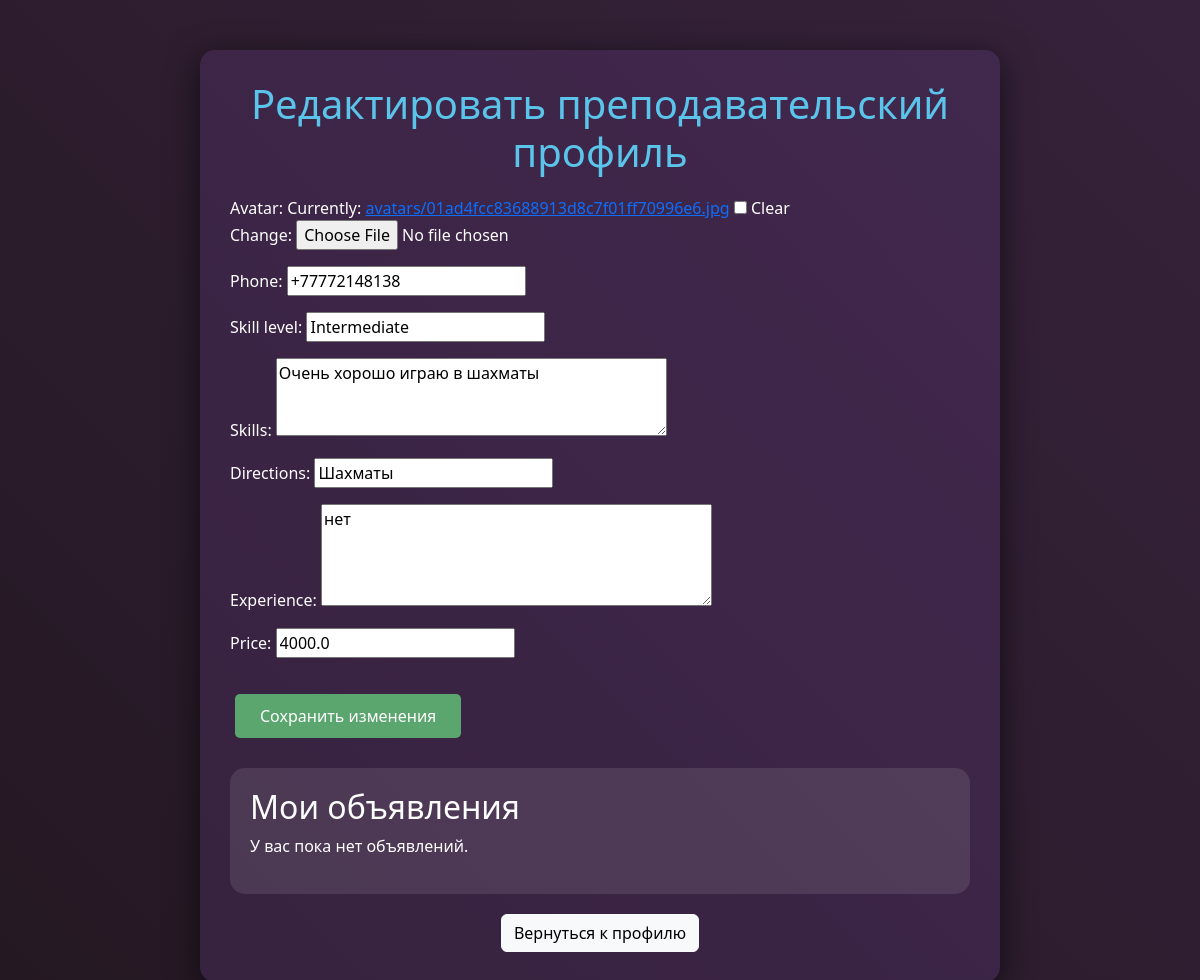
The page /teacher/profile/ (signed in) on the database its author committed.
### main/models.py (models this page shows, shortened)
class Teacher(models.Model):
    user = models.ForeignKey(settings.AUTH_USER_MODEL, on_delete=models.CASCADE)
    name = models.CharField(max_length=255, default="")
    phone = models.CharField(max_length=20)
    skill_level = models.CharField(
        max_length=20,
        choices=[('Beginner', 'Beginner'), ('Intermediate', 'Intermediate'), ('Advanced', 'Advanced')],
        default='Beginner'
    )
    directions = models.TextField()
    skills = models.TextField()
    experience = models.TextField()
    price = models.FloatField()
    avatar = models.ImageField(upload_to='avatars/', blank=True, null=True)

### main/views.py (the view)
# urls.py: path('teacher/profile/', my_teacher_profile, name='my_teacher_profile'),
@login_required
def my_teacher_profile(request):
    teacher = Teacher.objects.filter(user=request.user).first()
    if not teacher:
        return redirect('profile')
    teacher_ads = []
    if request.method == 'POST':
        form = TeacherProfileForm(request.POST, request.FILES, instance=teacher)
        if form.is_valid():
            form.save()
            return redirect('my_teacher_profile')
    else:
        form = TeacherProfileForm(instance=teacher)
    return render(request, 'main/my_teacher_profile.html', {'form': form, 'teacher_ads': teacher_ads})

### main/forms.py
class TeacherProfileForm(forms.ModelForm):
    class Meta:
        model = Teacher
        fields = ['avatar', 'phone', 'skill_level', 'skills', 'directions', 'experience', 'price']
        widgets = {
            'phone': forms.TextInput(attrs={'placeholder': 'Введите номер телефона'}),
            'skill_level': forms.TextInput(attrs={'placeholder': 'Например: A2 или основы Python'}),
            'skills': forms.Textarea(attrs={'placeholder': 'Расскажите о ваших навыках', 'rows': 3}),
            'directions': forms.TextInput(attrs={'placeholder': 'Например: Программирование, Дизайн, Маркетинг'}),
            'experience': forms.Textarea(attrs={'placeholder': 'Опишите ваш опыт преподавания', 'rows': 4}),
            'price': forms.NumberInput(attrs={'placeholder': 'Цена в тенге'}),
        }

### main/templates/main/my_teacher_profile.html (shortened to what this page needs)
<!DOCTYPE html>
<html lang="ru">
<head>
  <link rel="stylesheet" href="https://cdn.jsdelivr.net/npm/bootstrap@5.3.0/dist/css/bootstrap.min.css">
</head>
<body>
  <div class="container-custom">
    <h1>Редактировать преподавательский профиль</h1>
    <form action="{% url 'my_teacher_profile' %}" method="post" enctype="multipart/form-data">
      {{ form.as_p }}
      <button type="submit" class="btn-custom">Сохранить изменения</button>
    </form>
    <div class="ads-section">
      <h2>Мои объявления</h2>
      {% if teacher_ads %}
          <div class="ads-grid">
              {% for ad in teacher_ads %}
                  <div class="ad-card">
                      <h3>{{ ad.title }}</h3>
                      <p>{{ ad.description|truncatechars:100 }}</p>
                      <p><strong>Цена:</strong> {{ ad.price }} тенге</p>
                      <a href="{% url 'edit_teacher_ad' ad.id %}" class="btn-custom">Редактировать</a>
                      <a href="{% url 'delete_teacher_ad' ad.id %}" class="btn-danger">Удалить</a>
                  </div>
              {% endfor %}
          </div>
      {% else %}
          <p>У вас пока нет объявлений.</p>
      {% endif %}
    </div>
    <div style="text-align: center; margin-top: 20px;">
      <a href="{% url 'my_profile' %}" class="btn btn-light">Вернуться к профилю</a>
    </div>
  </div>
</body>
</html>

### main/templates/main/my_teacher_profile.html (style rules this page uses)
:root { --black: #241822; --purple: #6a3d8a; --blue: #5bc4eb; --light-green: #5ba56e; --dark-green: #2c806f; --white: #ffffff; }
body { background: linear-gradient(45deg, var(--black), #36223b); color: var(--white); font-family: 'Segoe UI', Tahoma, Geneva, Verdana, sans-serif; padding: 20px; margin: 0; }
.container-custom { max-width: 800px; margin: 30px auto; background: rgba(106, 61, 138, 0.25); padding: 30px; border-radius: 15px; box-shadow: 0 8px 32px rgba(0,0,0,0.6); }
h1 { text-align: center; margin-bottom: 20px; color: var(--blue); }
.btn-custom { display: inline-block; background: var(--light-green); color: var(--white); padding: 10px 25px; border: none; border-radius: 5px; text-decoration: none; cursor: pointer; transition: background 0.3s ease; margin: 20px 5px 0; }
.ads-section { margin-top: 30px; background: rgba(255, 255, 255, 0.1); padding: 20px; border-radius: 15px; }

### rows shown on the page
Teacher: phone "+77772148138", skill_level "Intermediate", skills "Очень хорошо играю в шахматы", directions "Шахматы", experience "нет", price "4000.0"
